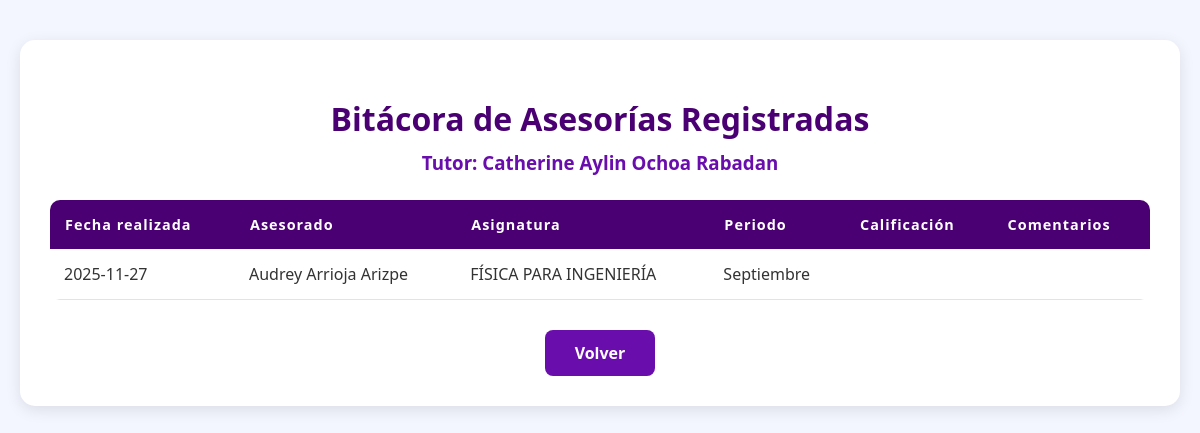
The app's page /index.php?action=consultarBitacorasTutor (signed in) with its own data.
### tables this page shows
CREATE TABLE `bitacora_asesoria` (
  `id_asesoria` int(11) NOT NULL AUTO_INCREMENT,
  `id_solicitud` int(11) NOT NULL,
  `fecha_realizada` date NOT NULL,
  `retroalimentacion` text DEFAULT NULL,
  `periodo_cuatrimestral` varchar(10) DEFAULT NULL,
  `id_tutor` int(11) NOT NULL,
  `id_asesorado` int(11) DEFAULT NULL,
  `calificacion_estrellas` tinyint(1) DEFAULT NULL,
  PRIMARY KEY (`id_asesoria`),
  UNIQUE KEY `id_solicitud` (`id_solicitud`),
  KEY `id_tutor` (`id_tutor`),
  KEY `id_asesorado` (`id_asesorado`)
);

CREATE TABLE `asignatura` (
  `id_asignatura` int(11) NOT NULL AUTO_INCREMENT,
  `nombre` varchar(100) NOT NULL,
  PRIMARY KEY (`id_asignatura`),
  UNIQUE KEY `nombre` (`nombre`)
);

### app/controllers/BitacoraController.php (called while the page is built, shortened)
<?php
    include_once "app/models/BitacoraModel.php";
    class BitacoraController {
        private $model;
        public function __construct($connection) {
            $this->model = new BitacoraModel($connection);
        }
        public function consultarBitacorasTutor(){
            $id_tutor = $_SESSION['id_usuario'];
            $bitacoras = $this->model->consultarBitacorasTutor($id_tutor);
            include "app/views/Tutor/consultBitacora.php";
        }
    }
?>

### app/models/BitacoraModel.php (called while the page is built, shortened)
<?php
    class BitacoraModel {
        private $connection;
        public function __construct($connection) {
            $this->connection = $connection;
        }
        public function consultarBitacorasTutor($id_tutor){
            $sql = "SELECT
                        b.fecha_realizada AS fecha,
                        CONCAT(u.nombre, ' ', u.apellidos) AS nombre_asesorado,
                        a.nombre AS nombre_asignatura,
                        b.periodo_cuatrimestral,
                        b.calificacion_estrellas AS calificacion,
                        b.retroalimentacion
                    FROM bitacora_asesoria b
                    INNER JOIN usuario u      ON u.id_usuario = b.id_asesorado
                    INNER JOIN solicitud_asesoria s    ON s.id_solicitud = b.id_solicitud
                    INNER JOIN asignatura a   ON a.id_asignatura = s.id_asignatura
                    WHERE b.id_tutor = ?
                    ORDER BY b.fecha_realizada DESC";
            $stmt = $this->connection->prepare($sql);
            $stmt->bind_param("i", $id_tutor);
            $stmt->execute();
            return $stmt->get_result();
        }
    }
?>

### app/views/Tutor/consultBitacora.php (the view, shortened to what this page needs)
<!DOCTYPE html>
<html lang="es">
<head>
    <link rel="stylesheet" href="public/css/bitacora_tutor.css">
</head>
<body class="bitacora-tutor">
    <div class="main-container">
        <h2>Bitácora de Asesorías Registradas</h2>
        <h3 class="tutor-name">
            Tutor: <?php echo $_SESSION['nombre_usuario'] . ' ' . $_SESSION['apellidos_usuario']; ?>
        </h3>
        <table class="tabla-bitacora">
            <thead>
                <tr>
                    <th>Fecha realizada</th>
                    <th>Asesorado</th>
                    <th>Asignatura</th>
                    <th>Periodo</th>
                    <th>Calificación</th>
                    <th>Comentarios</th>
                </tr>
            </thead>
            <tbody>
                <?php while ($b = $bitacoras->fetch_assoc()) { ?>
                    <tr>
                        <td><?= $b['fecha'] ?></td>
                        <td><?= $b['nombre_asesorado'] ?></td>
                        <td><?= $b['nombre_asignatura'] ?></td>
                        <td><?= $b['periodo_cuatrimestral'] ?></td>
                        <td class="stars"><?= str_repeat('★', $b['calificacion'] ?? 0) ?></td>
                        <td><?= $b['retroalimentacion'] ?></td>
                    </tr>
                <?php } ?>
            </tbody>
        </table>
        <a href="index.php?action=panelTutor" class="volver-btn">Volver</a>
    </div>
</body>
</html>

### public/css/bitacora_tutor.css (style rules this page uses)
.bitacora-tutor { background-color: #f4f6ff; margin: 0; padding: 40px 0; font-family: 'Segoe UI', Tahoma, Geneva, Verdana, sans-serif; display: flex; justify-content: center; }
.main-container { background: white; width: 95%; max-width: 1100px; padding: 30px; border-radius: 15px; box-shadow: 0 4px 15px rgba(0,0,0,0.1); }
h2 { text-align: center; color: #4a0072; margin-bottom: 10px; font-size: 2rem; }
.tutor-name { text-align: center; margin-top: 0; margin-bottom: 25px; color: #6a0dad; }
.tabla-bitacora { width: 100%; border-collapse: collapse; overflow: hidden; border-radius: 10px; }
.tabla-bitacora th { background-color: #4a0072; color: white; padding: 15px; text-align: left; font-size: 0.9rem; letter-spacing: 1px; }
.tabla-bitacora td { padding: 14px; border-bottom: 1px solid #e3e3e3; color: #333; }
.stars { color: #ffb400; font-size: 1.2rem; letter-spacing: 3px; }
.volver-btn { display: block; margin: 30px auto 0; padding: 12px 30px; background-color: #6a0dad; color: white; border-radius: 8px; font-weight: bold; font-size: 1rem; text-decoration: none; transition: 0.3s; text-align: center; width: fit-content; }

### records on screen
bitacora_asesoria: fecha_realizada "2025-11-27", nombre_asesorado "Audrey Arrioja Arizpe", asignatura.nombre "FÍSICA PARA INGENIERÍA", periodo_cuatrimestral "Septiembre"

### other values on screen
$_SESSION['nombre_usuario'] "Catherine Aylin"
$_SESSION['apellidos_usuario'] "Ochoa Rabadan"
